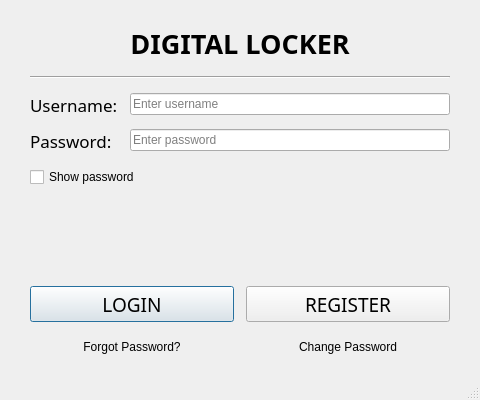
<?xml version="1.0" encoding="UTF-8"?>
<ui version="4.0">
 <class>MainWindow</class>
 <widget class="QMainWindow" name="MainWindow">
  <property name="geometry">
   <rect>
    <x>0</x>
    <y>0</y>
    <width>480</width>
    <height>400</height>
   </rect>
  </property>
  <property name="minimumSize">
   <size>
    <width>440</width>
    <height>380</height>
   </size>
  </property>
  <property name="windowTitle">
   <string>Digital Locker</string>
  </property>
  <widget class="QWidget" name="centralwidget">
   <layout class="QVBoxLayout" name="mainLayout">
    <property name="leftMargin"><number>30</number></property>
    <property name="topMargin"><number>25</number></property>
    <property name="rightMargin"><number>30</number></property>
    <property name="bottomMargin"><number>20</number></property>
    <property name="spacing"><number>14</number></property>
    <item>
     <widget class="QLabel" name="titleLabel">
      <property name="font">
       <font>
        <family>Tw Cen MT</family>
        <pointsize>20</pointsize>
        <bold>true</bold>
       </font>
      </property>
      <property name="text">
       <string>DIGITAL LOCKER</string>
      </property>
      <property name="alignment">
       <set>Qt::AlignHCenter|Qt::AlignVCenter</set>
      </property>
     </widget>
    </item>
    <item>
     <widget class="Line" name="titleRule">
      <property name="orientation">
       <enum>Qt::Horizontal</enum>
      </property>
     </widget>
    </item>
    <item>
     <layout class="QFormLayout" name="formLayout">
      <property name="horizontalSpacing"><number>12</number></property>
      <property name="verticalSpacing"><number>12</number></property>
      <item row="0" column="0">
       <widget class="QLabel" name="label_2">
        <property name="font">
         <font>
          <family>Tw Cen MT</family>
          <pointsize>13</pointsize>
         </font>
        </property>
        <property name="text">
         <string>Username:</string>
        </property>
       </widget>
      </item>
      <item row="0" column="1">
       <widget class="QLineEdit" name="usernameInput">
        <property name="placeholderText">
         <string>Enter username</string>
        </property>
       </widget>
      </item>
      <item row="1" column="0">
       <widget class="QLabel" name="label_3">
        <property name="font">
         <font>
          <family>Tw Cen MT</family>
          <pointsize>13</pointsize>
         </font>
        </property>
        <property name="text">
         <string>Password:</string>
        </property>
       </widget>
      </item>
      <item row="1" column="1">
       <widget class="QLineEdit" name="passwordInput">
        <property name="echoMode">
         <enum>QLineEdit::EchoMode::Password</enum>
        </property>
        <property name="placeholderText">
         <string>Enter password</string>
        </property>
       </widget>
      </item>
     </layout>
    </item>
    <item>
     <widget class="QCheckBox" name="showPasswordCheck">
      <property name="text">
       <string>Show password</string>
      </property>
     </widget>
    </item>
    <item>
     <widget class="QLabel" name="statusLabel">
      <property name="text">
       <string/>
      </property>
      <property name="alignment">
       <set>Qt::AlignHCenter|Qt::AlignVCenter</set>
      </property>
      <property name="wordWrap">
       <bool>true</bool>
      </property>
     </widget>
    </item>
    <item>
     <spacer name="verticalSpacer">
      <property name="orientation">
       <enum>Qt::Vertical</enum>
      </property>
      <property name="sizeHint" stdset="0">
       <size>
        <width>20</width>
        <height>10</height>
       </size>
      </property>
     </spacer>
    </item>
    <item>
     <layout class="QHBoxLayout" name="buttonLayout">
      <property name="spacing"><number>12</number></property>
      <item>
       <widget class="QPushButton" name="loginButton">
        <property name="minimumSize">
         <size>
          <width>0</width>
          <height>36</height>
         </size>
        </property>
        <property name="font">
         <font>
          <family>Tw Cen MT</family>
          <pointsize>14</pointsize>
         </font>
        </property>
        <property name="text">
         <string>LOGIN</string>
        </property>
        <property name="default">
         <bool>true</bool>
        </property>
       </widget>
      </item>
      <item>
       <widget class="QPushButton" name="registerButton">
        <property name="minimumSize">
         <size>
          <width>0</width>
          <height>36</height>
         </size>
        </property>
        <property name="font">
         <font>
          <family>Tw Cen MT</family>
          <pointsize>14</pointsize>
         </font>
        </property>
        <property name="text">
         <string>REGISTER</string>
        </property>
       </widget>
      </item>
     </layout>
    </item>
    <item>
     <layout class="QHBoxLayout" name="linkButtonLayout">
      <property name="spacing"><number>12</number></property>
      <item>
       <widget class="QPushButton" name="forgotPasswordButton">
        <property name="flat">
         <bool>true</bool>
        </property>
        <property name="cursor">
         <cursorShape>PointingHandCursor</cursorShape>
        </property>
        <property name="text">
         <string>Forgot Password?</string>
        </property>
       </widget>
      </item>
      <item>
       <widget class="QPushButton" name="changePasswordButton">
        <property name="flat">
         <bool>true</bool>
        </property>
        <property name="cursor">
         <cursorShape>PointingHandCursor</cursorShape>
        </property>
        <property name="text">
         <string>Change Password</string>
        </property>
       </widget>
      </item>
     </layout>
    </item>
   </layout>
  </widget>
  <widget class="QStatusBar" name="statusbar"/>
 </widget>
 <resources/>
 <connections/>
</ui>
